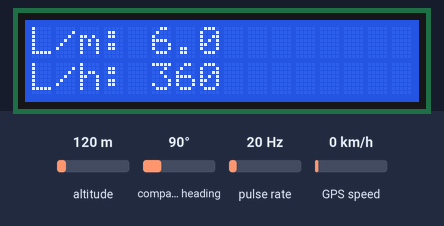
The sketch below on a simulated ESP32. Shown: 16×2 character LCD. Wiring (inferred from the names in the program): pulse sensor: data GPIO 13. Inputs (shaded band) come from the test bench; at power-on: pulse rate 20 Hz, GPS speed 0 km/h, altitude 120 m, compass heading 90°. The local clock reads 2024-03-15 10:24:30 at power-on unless the sketch sets it; storage starts empty; the GPS gets a fix after 3 s at 37.7749, -122.4194 with 8 satellites; what the sketch prints to the serial monitor is not drawn.

Above: at 1.2 s.
1.3 s: pulse rate (sensor on GPIO 13) set to 4 Hz
At 3.6 s:
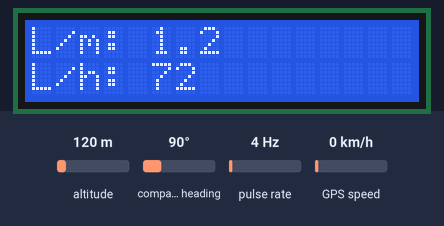
5.4 s: GPS speed set to 2 km/h
At 8.0 s:
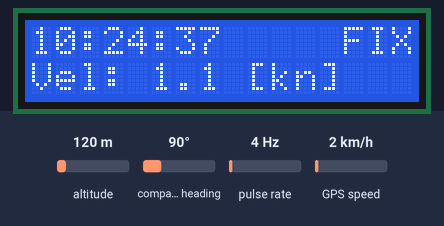
9.5 s: pulse rate (sensor on GPIO 13) set to 50 Hz
At 10.8 s:
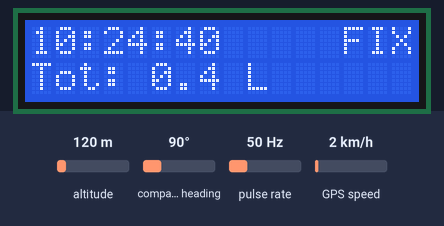
13.6 s: altitude set to 20 m
At 17.6 s:
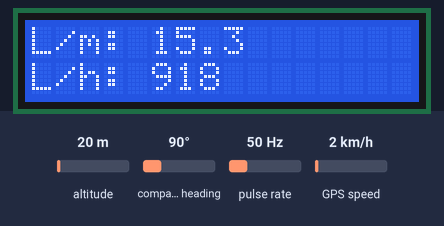
17.7 s: GPS speed set to 30 km/h
At 21.0 s:
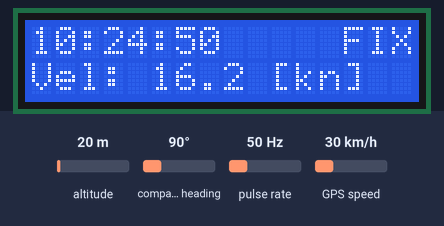
21.8 s: pulse rate (sensor on GPIO 13) set to 100 Hz
At 26.4 s:
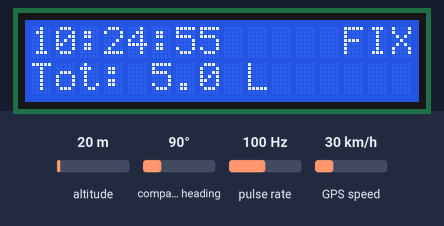
Timing chart, 0 to 26.9 s (numbered marks = the images above; inputs shaded):
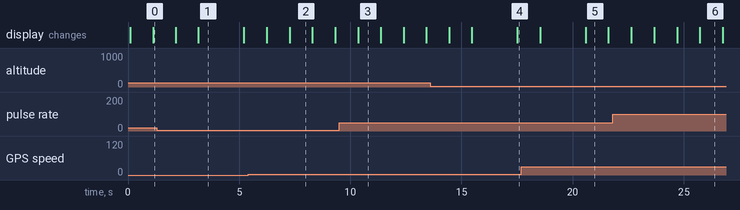

Measured:
- what the display in image 1 shows lasts 2.0 s, from 3.2 s to 5.2 s
- what the display in image 2 shows lasts 1.0 s, from 7.3 s to 8.3 s

The sketch:

THEMS_datalogger.ino
```cpp
#include <Wire.h>
#include "RTClib.h"
#include <LiquidCrystal_I2C.h>
#include <TinyGPSPlus.h>
#include <SPI.h>
#include <SD.h>

// ================================
// CONFIGURACIÓN GENERAL
// ================================
#define LCD_REFRESH_MS      1000  // Refresco datos: 1 seg
#define LCD_PAGE_CHANGE_SEC 5     // Cambio página: 5 seg
#define SD_HZ               1000  // Guardado SD: 1 seg

// ================================
// OBJETOS
// ================================
RTC_DS3231 rtc;
LiquidCrystal_I2C lcd(0x27, 16, 2);
TinyGPSPlus gps;
HardwareSerial GPS_Serial(2);

// ================================
// SENSOR DE FLUJO
// ================================
const int flowPin = 13;
volatile unsigned long pulseCount = 0;

// --- CALIBRACIÓN ---
const float PULSES_PER_LITER = 200.0; // AJUSTAR SEGÚN SENSOR
const unsigned long FLOW_INTERVAL = 1000;

float lastFlowLmin = 0.0;
float lastFlowLhour = 0.0;
float totalLitersConsumed = 0.0;

void IRAM_ATTR pulseInterrupt() {
  pulseCount++;
}

// ================================
// GPS PINOUT
// ================================
#define GPS_RX 16
#define GPS_TX 17
#define GPS_BAUD 9600

// ================================
// SD PINOUT
// ================================
#define SD_MISO 19
#define SD_MOSI 23
#define SD_SCK  18
#define SD_CS   5

char todayFilename[32]; // Aumentado ligeramente por seguridad

// Funciones SD Helper
void writeFile(fs::FS &fs, const char *path, const char *message) {
  File file = fs.open(path, FILE_WRITE);
  if (!file) return;
  file.print(message);
  file.close();
}

void appendFile(fs::FS &fs, const char *path, const char *message) {
  File file = fs.open(path, FILE_APPEND);
  if (!file) return;
  file.print(message);
  file.close();
}

void generateFilename(DateTime now) {
  // Formato: /20231127.csv
  snprintf(todayFilename, sizeof(todayFilename),
           "/%04d%02d%02d.csv",
           now.year(), now.month(), now.day());
}

// ================================
// VARIABLES VISUALIZACIÓN
// ================================
TaskHandle_t hTaskLCD;
int lcdPage = 0;
int lcdSecCounter = 0;

char lcdTimeString[20] = "";
bool lcdGpsFix = false;
float lcdFlow = 0.0;
float lcdFlowHour = 0.0;
float lcdSpeedKnots = 0.0;
float lcdTotalLiters = 0.0;

// ================================
// TAREA LCD (PANTALLA)
// ================================
void TaskLCD(void *pvParameters) {
  for (;;) {
    lcd.clear();

    // PAGINA 0: FLUJO
    if (lcdPage == 0) {
      lcd.setCursor(0, 0); lcd.print("L/m: "); lcd.print(lcdFlow, 1);
      lcd.setCursor(0, 1); lcd.print("L/h: "); lcd.print(lcdFlowHour, 0);
    }
    // PAGINA 1: NAV (Hora + Vel)
    else if (lcdPage == 1) {
      lcd.setCursor(0, 0); lcd.print(lcdTimeString);
      lcd.setCursor(13, 0); lcd.print(lcdGpsFix ? "FIX" : "NO");

      lcd.setCursor(0, 1); lcd.print("Vel: ");
      lcd.print(lcdSpeedKnots, 1); lcd.print(" [kn]");
    }
    // PAGINA 2: TOTAL
    else if (lcdPage == 2) {
      lcd.setCursor(0, 0); lcd.print(lcdTimeString);
      lcd.setCursor(13, 0); lcd.print(lcdGpsFix ? "FIX" : "NO FIX");

      lcd.setCursor(0, 1); lcd.print("Tot: ");
      lcd.print(lcdTotalLiters, 1); lcd.print(" L");
    }

    lcdSecCounter++;
    if (lcdSecCounter >= LCD_PAGE_CHANGE_SEC) {
      lcdSecCounter = 0;
      lcdPage++;
      if (lcdPage > 2) lcdPage = 0;
    }
    vTaskDelay(pdMS_TO_TICKS(LCD_REFRESH_MS));
  }
}

// ================================
// SETUP
// ================================
void setup() {
  Serial.begin(115200);

  pinMode(flowPin, INPUT);
  attachInterrupt(digitalPinToInterrupt(flowPin), pulseInterrupt, FALLING);

  Wire.begin(21, 22);
  lcd.init(); lcd.backlight();
  lcd.setCursor(0,0); lcd.print("Iniciando...");

  if (!rtc.begin()) { lcd.clear(); lcd.print("RTC ERROR"); while (1); }

  GPS_Serial.begin(GPS_BAUD, SERIAL_8N1, GPS_RX, GPS_TX);

  SPI.begin(SD_SCK, SD_MISO, SD_MOSI, SD_CS);
  if(!SD.begin(SD_CS)){
     lcd.setCursor(0,1); lcd.print("SD ERROR"); delay(2000);
  }

  // Lanzar tarea LCD en Núcleo 1
  xTaskCreatePinnedToCore(TaskLCD, "LCD_TASK", 4096, NULL, 1, &hTaskLCD, 1);
}

// ================================
// LOOP PRINCIPAL
// ================================
void loop() {
  // 1. Leer GPS
  while (GPS_Serial.available() > 0) gps.encode(GPS_Serial.read());
  bool gpsFix = gps.location.isValid(); // Simplificado

  // 2. Calcular Flujo
  static unsigned long prevFlowMillis = 0;
  if (millis() - prevFlowMillis >= FLOW_INTERVAL) {
    prevFlowMillis = millis();

    float litersInInterval = (float)pulseCount / PULSES_PER_LITER;
    totalLitersConsumed += litersInInterval;

    lastFlowLmin = litersInInterval * (60000.0 / FLOW_INTERVAL);
    lastFlowLhour = lastFlowLmin * 60.0;
    pulseCount = 0;
  }

  // 3. Preparar Datos Globales
  DateTime now = rtc.now();
  char timeString[20];
  snprintf(timeString, sizeof(timeString), "%02d:%02d:%02d", now.hour(), now.minute(), now.second());

  strcpy(lcdTimeString, timeString);
  lcdGpsFix = gpsFix;
  lcdFlow = lastFlowLmin;
  lcdFlowHour = lastFlowLhour;
  lcdSpeedKnots = gpsFix ? gps.speed.knots() : 0.0;
  lcdTotalLiters = totalLitersConsumed;

  // 4. Guardar en SD (CON UNIDADES EN EL ENCABEZADO)
  static unsigned long lastSave = 0;
  if (millis() - lastSave >= SD_HZ) {
    lastSave = millis();
    generateFilename(now);

    // --- ENCABEZADO DEL CSV (Aquí definimos las unidades) ---
    if (!SD.exists(todayFilename)) {
      // Explicación de las columnas:
      // Fecha, Hora, Flujo(L/min), Flujo(L/hora), Lat(grados), Lon(grados), Fix(0/1), Vel(Nudos), Total(Litros)
      writeFile(SD, todayFilename, "Fecha,Hora,Flujo_Lmin,Flujo_Lh,Lat_deg,Lon_deg,Fix,Vel_Knots,Total_Litros\n");
    }

    // --- TRAMA DE DATOS ---
    char line[256];
    snprintf(line, sizeof(line),
             "%04d-%02d-%02d,%s,%.2f,%.1f,%.6f,%.6f,%d,%.2f,%.2f\n",
             now.year(), now.month(), now.day(),
             timeString,
             lastFlowLmin,        // Flujo_Lmin
             lastFlowLhour,       // Flujo_Lh
             gpsFix ? gps.location.lat() : 0.0,
             gpsFix ? gps.location.lng() : 0.0,
             gpsFix ? 1 : 0,
             lcdSpeedKnots,       // Vel_Knots
             totalLitersConsumed  // Total_Litros
             );

    appendFile(SD, todayFilename, line);
    Serial.print("SD Log: "); Serial.print(line); // Descomentar para debug
  }
  delay(1);
}
```
